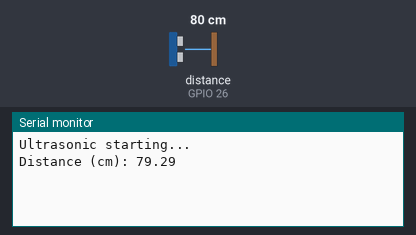
This program was run on a simulated ESP32. Shown: the last lines printed to the serial monitor. Wiring (inferred from the names in the program): ultrasonic range finder: trigger GPIO 25; echo GPIO 26. The inputs (shaded band) are chosen by the test bench; at power-on: distance to the obstacle (sensor on GPIO 26) 80 cm. The echo pulse lasts 58.3 µs per cm; the ROS host is connected and sends only what is stated.

Above: at 3.2 s.
3.3 s: distance to the obstacle (sensor on GPIO 26) set to 2 cm
At 4.6 s:
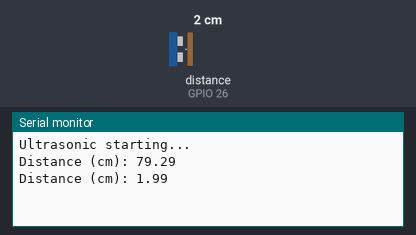
4.8 s: distance to the obstacle (sensor on GPIO 26) set to 4 cm
At 5.5 s:
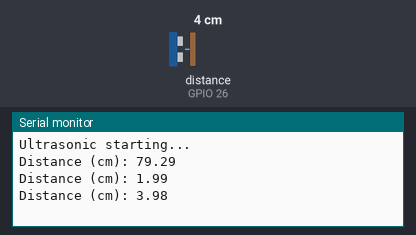
Timing chart, 0 to 7.8 s (numbered marks = the images above; inputs shaded):
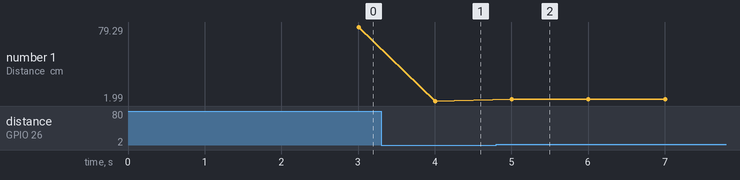

The program:

main.cpp
```cpp
#include <micro_ros_platformio.h>
#include <stdio.h>
#include <Arduino.h>
#include <rcl/rcl.h>
#include <rclc/rclc.h>
#include <rclc/executor.h>
#include <std_msgs/msg/int32.h>
#include <rmw_microros/rmw_microros.h>

#if !defined(MICRO_ROS_TRANSPORT_ARDUINO_SERIAL)
#error This example is only available for Arduino framework with serial transport.
#endif

// Pins for Ultrasonic Sensor
const int trigPin = 25;
const int echoPin = 26;
#define SOUND_SPEED 0.034 // cm/us

// Distance Threshold
#define THRESHOLD_CM 10

// ROS 2 Variables
rcl_publisher_t publisher;
std_msgs__msg__Int32 msg;
rclc_support_t support;
rcl_allocator_t allocator;
rcl_node_t node;
rcl_timer_t timer;
rclc_executor_t executor;

// Micro-ROS Timer Callback
void timer_callback(rcl_timer_t * timer, int64_t last_call_time)
{
  RCLC_UNUSED(last_call_time);
  if (timer != NULL)
  {
    // Measure distance
    digitalWrite(trigPin, LOW);
    delayMicroseconds(2);
    digitalWrite(trigPin, HIGH);
    delayMicroseconds(10);
    digitalWrite(trigPin, LOW);
    long duration = pulseIn(echoPin, HIGH);
    float distanceCm = duration * SOUND_SPEED / 2;

    Serial.print("Distance (cm): ");
    Serial.println(distanceCm);

    // Set message data
    msg.data = (distanceCm < THRESHOLD_CM) ? 1 : 0;

    // Publish the message
    rcl_publish(&publisher, &msg, NULL);
  }
}

void setup() {
  // Serial for debugging and micro-ROS transport
  Serial.begin(115200);
  set_microros_serial_transports(Serial);
  delay(2000);
  Serial.println("Ultrasonic starting...");

  // Ultrasonic pin setup
  pinMode(trigPin, OUTPUT);
  pinMode(echoPin, INPUT);

  // micro-ROS setup
  allocator = rcl_get_default_allocator();

  // Create init options
  rclc_support_init(&support, 0, NULL, &allocator);

  // Create node
  rclc_node_init_default(&node, "ultrasonic_node", "", &support);

  // Create publisher
  rclc_publisher_init_default(
    &publisher,
    &node,
    ROSIDL_GET_MSG_TYPE_SUPPORT(std_msgs, msg, Int32),
    "ultrasonic_status");

  // Create timer to run at 1Hz
  const unsigned int timer_timeout = 1000; // ms
  rclc_timer_init_default(
    &timer,
    &support,
    RCL_MS_TO_NS(timer_timeout),
    timer_callback);

  // Create executor
  rclc_executor_init(&executor, &support.context, 1, &allocator);
  rclc_executor_add_timer(&executor, &timer);
}

void loop() {
  rclc_executor_spin_some(&executor, RCL_MS_TO_NS(100));
}
```

Measured:
- after the input at 3.3 s, the serial monitor: prints a new line after 0.71 s (image 1)
- after the input at 4.8 s, the serial monitor: prints a new line after 0.20 s (image 2)
- plotted number 1: 79.29 → 1.99 after the input at 3.3 s, 1.99 → 3.98 after the input at 4.8 s
